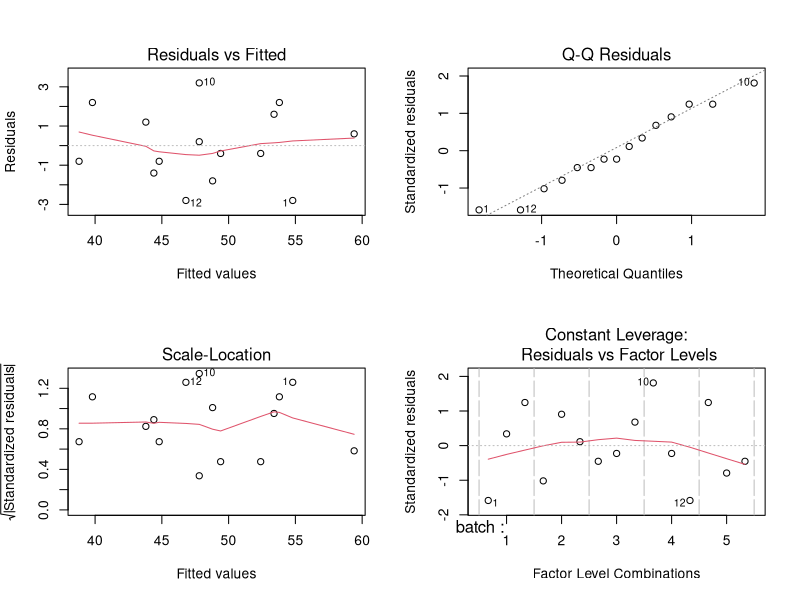

The R script that drew this image:
## ---- chunk 1
1-pf(29.84,4,20) #part a

1-pf(7.65, 5, 20) #part a 
## ---- chunk 2
batch <- factor(rep(1:5, each = 3))
treatment <- factor(rep(c("A", "B", "C"), times = 5))
strength <- c(52, 60, 56, 47, 55, 48, 44, 49, 45, 51, 52, 44, 42, 43,
38)
data <- data.frame(batch, treatment, strength)

model <- aov(strength ~ batch + treatment, data = data)
summary(model)
## ---- chunk 3
tukey <- TukeyHSD(model, "treatment")
print(tukey)
## ---- chunk 4
par(mfrow = c(2, 2))
plot(model)
shapiro.test(residuals(model))
